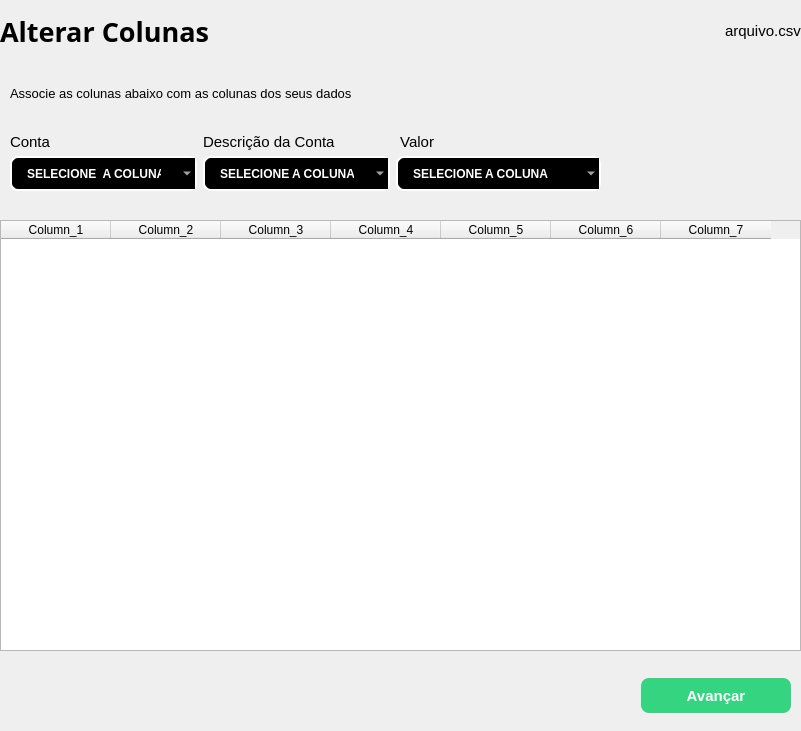
    <widget class="QWidget" name="b_update_column_page">
     <property name="maximumSize">
      <size>
       <width>801</width>
       <height>731</height>
      </size>
     </property>
     <widget class="QWidget" name="central_widget_update_column_page" native="true">
      <property name="geometry">
       <rect>
        <x>0</x>
        <y>0</y>
        <width>801</width>
        <height>741</height>
       </rect>
      </property>
      <property name="styleSheet">
       <string notr="true"/>
      </property>
      <widget class="QWidget" name="botton_frame_widget_update_column_page" native="true">
       <property name="geometry">
        <rect>
         <x>0</x>
         <y>660</y>
         <width>801</width>
         <height>70</height>
        </rect>
       </property>
       <property name="minimumSize">
        <size>
         <width>0</width>
         <height>70</height>
        </size>
       </property>
       <property name="maximumSize">
        <size>
         <width>16777215</width>
         <height>0</height>
        </size>
       </property>
       <property name="font">
        <font>
         <pointsize>13</pointsize>
        </font>
       </property>
       <property name="styleSheet">
        <string notr="true"/>
       </property>
       <widget class="QWidget" name="layoutWidget_4">
        <property name="geometry">
         <rect>
          <x>0</x>
          <y>0</y>
          <width>801</width>
          <height>71</height>
         </rect>
        </property>
        <layout class="QHBoxLayout" name="hLayout_bottom_frame_3">
         <property name="rightMargin">
          <number>10</number>
         </property>
         <item>
          <spacer name="horizontalSpacer_5">
           <property name="orientation">
            <enum>Qt::Orientation::Horizontal</enum>
           </property>
           <property name="sizeHint" stdset="0">
            <size>
             <width>598</width>
             <height>20</height>
            </size>
           </property>
          </spacer>
         </item>
         <item>
          <widget class="QPushButton" name="next_btn_update_column_page">
           <property name="minimumSize">
            <size>
             <width>150</width>
             <height>35</height>
            </size>
           </property>
           <property name="maximumSize">
            <size>
             <width>150</width>
             <height>35</height>
            </size>
           </property>
           <property name="styleSheet">
            <string notr="true">QPushButton{
	background-color: #34D481;
	color:white;
	border: none;
	border-radius: 8px;
	font-weight:bold;
	font-size: 15px;
}</string>
           </property>
           <property name="text">
            <string>Avançar</string>
           </property>
          </widget>
         </item>
        </layout>
       </widget>
      </widget>
      <widget class="QWidget" name="table_frame_widget_update_column_page" native="true">
       <property name="geometry">
        <rect>
         <x>0</x>
         <y>220</y>
         <width>801</width>
         <height>431</height>
        </rect>
       </property>
       <widget class="QTableWidget" name="tableWidget_update_column_page">
        <property name="geometry">
         <rect>
          <x>0</x>
          <y>0</y>
          <width>801</width>
          <height>431</height>
         </rect>
        </property>
        <attribute name="horizontalHeaderMinimumSectionSize">
         <number>32</number>
        </attribute>
        <attribute name="horizontalHeaderDefaultSectionSize">
         <number>110</number>
        </attribute>
        <column>
         <property name="text">
          <string>Column_1</string>
         </property>
        </column>
        <column>
         <property name="text">
          <string>Column_2</string>
         </property>
        </column>
        <column>
         <property name="text">
          <string>Column_3</string>
         </property>
        </column>
        <column>
         <property name="text">
          <string>Column_4</string>
         </property>
        </column>
        <column>
         <property name="text">
          <string>Column_5</string>
         </property>
        </column>
        <column>
         <property name="text">
          <string>Column_6</string>
         </property>
        </column>
        <column>
         <property name="text">
          <string>Column_7</string>
         </property>
        </column>
       </widget>
      </widget>
      <widget class="QWidget" name="buttons_widget_update_column_page" native="true">
       <property name="geometry">
        <rect>
         <x>0</x>
         <y>70</y>
         <width>801</width>
         <height>141</height>
        </rect>
       </property>
       <property name="styleSheet">
        <string notr="true"/>
       </property>
       <widget class="QWidget" name="layoutWidget">
        <property name="geometry">
         <rect>
          <x>0</x>
          <y>0</y>
          <width>801</width>
          <height>141</height>
         </rect>
        </property>
        <layout class="QVBoxLayout" name="verticalLayout">
         <property name="leftMargin">
          <number>10</number>
         </property>
         <item>
          <widget class="QLabel" name="label_2">
           <property name="font">
            <font>
             <pointsize>10</pointsize>
            </font>
           </property>
           <property name="text">
            <string>Associe as colunas abaixo com as colunas dos seus dados</string>
           </property>
          </widget>
         </item>
         <item>
          <layout class="QHBoxLayout" name="horizontalLayout_5">
           <property name="spacing">
            <number>6</number>
           </property>
           <property name="leftMargin">
            <number>0</number>
           </property>
           <property name="topMargin">
            <number>10</number>
           </property>
           <property name="rightMargin">
            <number>200</number>
           </property>
           <property name="bottomMargin">
            <number>20</number>
           </property>
           <item>
            <layout class="QVBoxLayout" name="verticalLayout_6">
             <item>
              <widget class="QLabel" name="label_select_account">
               <property name="minimumSize">
                <size>
                 <width>187</width>
                 <height>17</height>
                </size>
               </property>
               <property name="maximumSize">
                <size>
                 <width>187</width>
                 <height>17</height>
                </size>
               </property>
               <property name="font">
                <font>
                 <family>Arial</family>
                 <pointsize>11</pointsize>
                </font>
               </property>
               <property name="styleSheet">
                <string notr="true">color: rgb(0, 0, 0);</string>
               </property>
               <property name="text">
                <string>Conta</string>
               </property>
              </widget>
             </item>
             <item>
              <widget class="QComboBox" name="comboBox_select_account">
               <property name="minimumSize">
                <size>
                 <width>187</width>
                 <height>35</height>
                </size>
               </property>
               <property name="maximumSize">
                <size>
                 <width>187</width>
                 <height>35</height>
                </size>
               </property>
               <property name="styleSheet">
                <string notr="true">QComboBox{
	border:2px solid white;
	border-radius: 8px;
	padding:1px 18px 1px 3px;
	background-color:black;
	color:white;
	height: 35px;
	padding-left: 15px;
	font-weight:bold;
	selection-background-color:#2980B9;
}</string>
               </property>
               <item>
                <property name="text">
                 <string>SELECIONE  A COLUNA</string>
                </property>
               </item>
              </widget>
             </item>
            </layout>
           </item>
           <item>
            <layout class="QVBoxLayout" name="verticalLayout_10">
             <item>
              <widget class="QLabel" name="label_select_desc_account">
               <property name="minimumSize">
                <size>
                 <width>0</width>
                 <height>17</height>
                </size>
               </property>
               <property name="maximumSize">
                <size>
                 <width>16777215</width>
                 <height>17</height>
                </size>
               </property>
               <property name="font">
                <font>
                 <family>Arial</family>
                 <pointsize>11</pointsize>
                </font>
               </property>
               <property name="styleSheet">
                <string notr="true">color: rgb(0, 0, 0);</string>
               </property>
               <property name="text">
                <string>Descrição da Conta</string>
               </property>
              </widget>
             </item>
             <item>
              <widget class="QComboBox" name="comboBox_select_desc_account">
               <property name="minimumSize">
                <size>
                 <width>187</width>
                 <height>35</height>
                </size>
               </property>
               <property name="maximumSize">
                <size>
                 <width>187</width>
                 <height>35</height>
                </size>
               </property>
               <property name="styleSheet">
                <string notr="true">QComboBox{
	border:2px solid white;
	border-radius: 8px;
	padding:1px 18px 1px 3px;
	background-color:black;
	color:white;
	height: 35px;
	padding-left: 15px;
	font-weight:bold;
	selection-background-color:#2980B9;
}</string>
               </property>
               <item>
                <property name="text">
                 <string>SELECIONE A COLUNA</string>
                </property>
               </item>
              </widget>
             </item>
            </layout>
           </item>
           <item>
            <layout class="QVBoxLayout" name="verticalLayout_7">
             <item>
              <widget class="QLabel" name="label_select_value">
               <property name="minimumSize">
                <size>
                 <width>0</width>
                 <height>17</height>
                </size>
               </property>
               <property name="maximumSize">
                <size>
                 <width>16777215</width>
                 <height>17</height>
                </size>
               </property>
               <property name="font">
                <font>
                 <family>Arial</family>
                 <pointsize>11</pointsize>
                </font>
               </property>
               <property name="styleSheet">
                <string notr="true">color: rgb(0, 0, 0);</string>
               </property>
               <property name="text">
                <string> Valor</string>
               </property>
              </widget>
             </item>
             <item>
              <widget class="QComboBox" name="comboBox_select_value">
               <property name="minimumSize">
                <size>
                 <width>0</width>
                 <height>35</height>
                </size>
               </property>
               <property name="maximumSize">
                <size>
                 <width>16777215</width>
                 <height>35</height>
                </size>
               </property>
               <property name="styleSheet">
                <string notr="true">QComboBox{
	border:2px solid white;
	border-radius: 8px;
	padding:1px 18px 1px 3px;
	background-color:black;
	color:white;
	height: 35px;
	padding-left: 15px;
	font-weight:bold;
	selection-background-color:#2980B9;
}</string>
               </property>
               <item>
                <property name="text">
                 <string>SELECIONE A COLUNA</string>
                </property>
               </item>
              </widget>
             </item>
            </layout>
           </item>
          </layout>
         </item>
        </layout>
       </widget>
      </widget>
      <widget class="QWidget" name="top_frame_widget_update_column_page" native="true">
       <property name="geometry">
        <rect>
         <x>0</x>
         <y>0</y>
         <width>801</width>
         <height>61</height>
        </rect>
       </property>
       <property name="minimumSize">
        <size>
         <width>0</width>
         <height>61</height>
        </size>
       </property>
       <property name="maximumSize">
        <size>
         <width>16777215</width>
         <height>61</height>
        </size>
       </property>
       <property name="font">
        <font>
         <pointsize>13</pointsize>
        </font>
       </property>
       <property name="styleSheet">
        <string notr="true"/>
       </property>
       <widget class="QWidget" name="layoutWidget_6">
        <property name="geometry">
         <rect>
          <x>0</x>
          <y>0</y>
          <width>801</width>
          <height>62</height>
         </rect>
        </property>
        <layout class="QHBoxLayout" name="horizontalLayout_6">
         <item>
          <widget class="QLabel" name="title_page_update_column_page">
           <property name="font">
            <font>
             <family>Arial Black</family>
             <pointsize>20</pointsize>
             <bold>true</bold>
            </font>
           </property>
           <property name="styleSheet">
            <string notr="true">color: rgb(0, 0, 0);</string>
           </property>
           <property name="text">
            <string>Alterar Colunas</string>
           </property>
           <property name="margin">
            <number>10</number>
           </property>
          </widget>
         </item>
         <item>
          <spacer name="horizontalSpacer_update_column_page">
           <property name="orientation">
            <enum>Qt::Orientation::Horizontal</enum>
           </property>
           <property name="sizeHint" stdset="0">
            <size>
             <width>348</width>
             <height>20</height>
            </size>
           </property>
          </spacer>
         </item>
         <item>
          <widget class="QLabel" name="file_name_label_update_column_page">
           <property name="font">
            <font>
             <pointsize>11</pointsize>
            </font>
           </property>
           <property name="styleSheet">
            <string notr="true">color: rgb(0, 0, 0);</string>
           </property>
           <property name="text">
            <string>arquivo.csv</string>
           </property>
           <property name="margin">
            <number>20</number>
           </property>
          </widget>
         </item>
        </layout>
       </widget>
      </widget>
     </widget>
    </widget>
